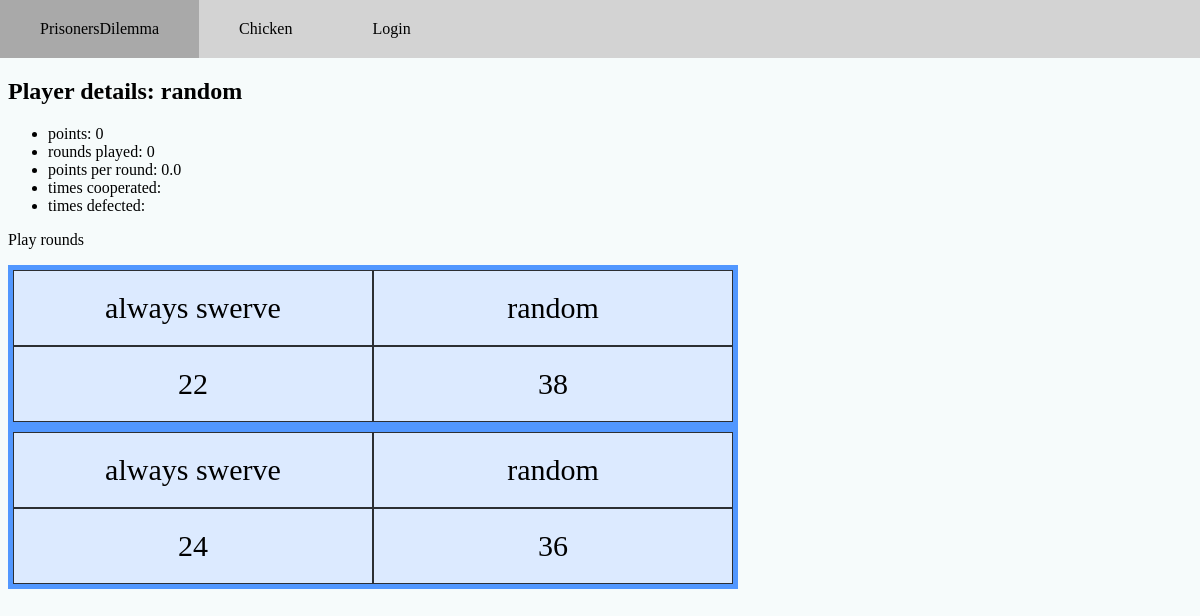
The app's page /games/playerDetail/17 (signed in) with its own data.
### games/models.py (models this page shows, shortened)
class Player(models.Model):
    name = models.TextField(max_length=100, default="default")
    user = models.ForeignKey(User, related_name="players", on_delete=models.CASCADE)
    strategy = models.TextField(default="default")
    points = models.IntegerField(default=0)
    rounds_played = models.IntegerField(default=0)
    points_per_round = models.FloatField(default=0)
    game = models.ForeignKey(Game, related_name= 'players', on_delete=models.CASCADE)

class MatchSummary(models.Model):
    players = models.ManyToManyField(Player, related_name='matches')
    def getTotalPoints(self, player):
        total = 0
        for round in self.rounds.all():
            for playerPointPair in round.playerPointPairs.all():
                if(player == playerPointPair.player):
                    total += playerPointPair.points
        return total

class RoundData(models.Model):
    match = models.ForeignKey(MatchSummary, related_name='rounds', on_delete=models.CASCADE)

class PlayerPointPair(models.Model):
    round = models.ForeignKey(RoundData, related_name='playerPointPairs', on_delete=models.CASCADE)
    player = models.ForeignKey(Player, on_delete=models.CASCADE)
    points = models.IntegerField(default=0)
    move = models.TextField()

### games/views.py (the view)
# urls.py: path("playerDetail/<int:pk>", views.playerDetail.as_view(), name="playerDetail"),
class playerDetail(generic.DetailView):
    model = Player
    template_name = "games/playerDetail.html"

### games/templatetags/my_tags.py (called while the page is built)
@register.filter
def getTotalPoints(matchSummary, player):
    return matchSummary.getTotalPoints(player)

### games/templates/games/playerDetail.html (shortened to what this page needs)
{% extends 'registration/loggedInBase.html' %}
{% block content %}
{% load my_tags %}
<h2>Player details: {{player.name}}</h2>
<ul>
    <li>points: {{player.points}}</li>
    <li>rounds played: {{player.rounds_played}}</li>
    <li>points per round: {{player.points_per_round}}</li>
    <li>times cooperated: {{player.timesC}}</li>
    <li>times defected: {{player.timesD}}</li>
</ul>
<a href= {% url "games:playRounds" player.id%}>Play rounds</a>
    {% for match in player.matches.all %}
    <div class="grid-container">
        {% for player in match.players.all %}
            <div class="grid-item">{{player.name}}</div>
            <div class="grid-item">{{match|getTotalPoints:player}}</div>
        {% endfor %}
    </div>
    {% endfor %}
{% endblock %}

### prisonersDilemnaWeb/static/css/style.css (style rules this page uses)
body { margin: 0; background-color: #f6fbfb; }
a { text-decoration: none; color: black; }
.grid-container { display: grid; grid-auto-flow: column; grid-template-rows: auto auto; grid-template-columns: repeat(2, max(50px, 30vw)); background-color: rgb(81, 151, 255); padding: 5px; width: max(100px, 60vw); }
.grid-item { background-color: rgba(255, 255, 255, 0.8); border: 1px solid rgba(0, 0, 0, 0.8); padding: 20px; font-size: 30px; text-align: center; }

### records on screen
Player: name "random", points "0", rounds_played "0", points_per_round "0.0"
MatchSummary: id.player_id "22", id.player_id "38"
Player: name "always swerve"
MatchSummary: id.player_id "24", id.player_id "36"
